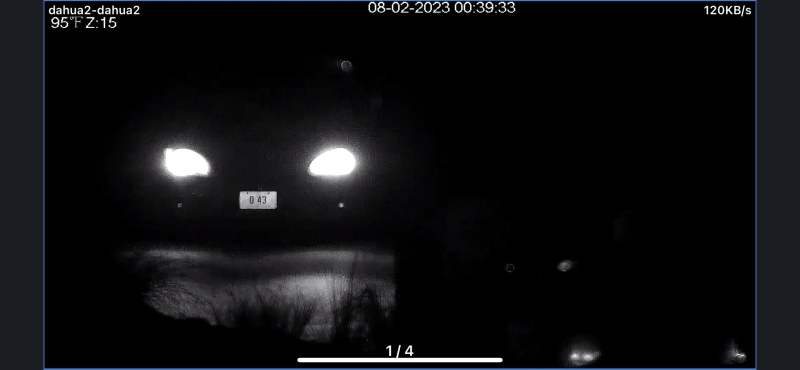
#> input picture carro01.jpeg, 1600 x 739 px (shown at 1/2 size)
$ jupyter execute --allow-errors SmartCity.ipynb   (shell and % lines are left out)   (older library calls are emulated)
#> lines starting #> are read from the running program, lines starting #| are printed output that depends on the picture; after the words box and inside, x2 and y2 are one past the last pixel; in counts of white or black regions, pixels touching at a corner belong together
<a href="https://colab.research.google.com/github/HyaGo01/smart_city/blob/main/SmartCity.ipynb" target="_parent"></a>

#  Grupo 3: Smart City
Alunos: Hyago Rhenan, Ítalo Huan,  Fernando Cobianchi

**Cenário:** câmeras de segurança noturnas tentam capturar placas de veículos em fuga. As imagens costumam sofrer com baixa iluminação, baixo contraste, ruído de sensor/compressão e borrão de movimento.

**Foco da pesquisa:** comparação entre **Equalização de Histograma global vs. CLAHE** e **Canny vs. Sobel** em condições sub-ótimas.

**Entregas deste notebook:**
1. Diagnóstico do problema/degradação da imagem.
2. Pipeline sugerido e executável.
3. Justificativa técnica das escolhas.
4. Código pronto para Google Colab.

Passo 1: Carregar a imagem

Entrada: imagem noturna de veículo em movimento.

[cell 1]
from IPython.display import Image

Image(filename='carro01.jpeg')

Passo 2: Selecionar a região de interesse

Sempre que possível, recortar a região onde está o veículo ou a placa. Isso reduz interferência do fundo, faróis, postes e outros objetos.

roi = img[y1:y2, x1:x2]

Justificativa: a placa ocupa uma pequena parte da imagem. Trabalhar na imagem inteira pode fazer o algoritmo detectar bordas irrelevantes, como faróis, rodas, postes e sombras.

[cell 2]
import matplotlib.pyplot as plt
import cv2

img = cv2.imread('carro01.jpeg')
#> img is the input picture: shape (739, 1600, 3); mean B, G, R 16.3, 14.7, 14.1

y1, y2 = 350, 450
x1, x2 = 350, 700

img_height, img_width = img.shape[:2]
#> img_height = 739; img_width = 1600
y1 = max(0, y1)
y2 = min(img_height, y2)
#> y2 = 450
x1 = max(0, x1)
x2 = min(img_width, x2)
#> x2 = 700

if y2 > y1 and x2 > x1:
    roi = img[y1:y2, x1:x2]
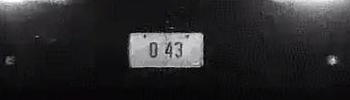
#> roi: shape (100, 350, 3); mean B, G, R 42, 40.3, 40.7
else:
    print("Invalid ROI coordinates, displaying full image.")
    roi = img.copy() # Fallback to full image if ROI is invalid

plt.imshow(cv2.cvtColor(roi, cv2.COLOR_BGR2RGB))
#> (this line was passed over: IPython is not available in this run)
plt.title('Região de Interesse')
#> (this line was passed over: IPython is not available in this run)
plt.axis('off')
#> (this line was passed over: IPython is not available in this run)
#> `equalized = cv2.equalizeHist(gray)`:
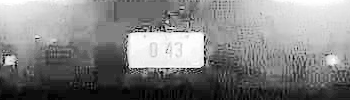
#> equalized: shape (100, 350); min 0, max 255, mean 130.1
#> `contrast_enhanced = clahe.apply(gray)`:
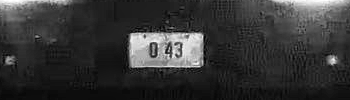
#> contrast_enhanced: shape (100, 350); min 1, max 255, mean 53.5
#> `canny_edges = cv2.Canny(blurred, 50, 150)`:
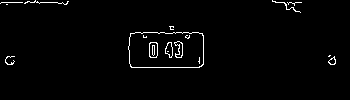
#> canny_edges: shape (100, 350); 1.8% white in thin lines or dots, all inside (x1, y1, x2, y2) = (0, 0, 336, 68)
#> `sobelx = cv2.Sobel(blurred, cv2.CV_64F, 1, 0, ksize=3)`:
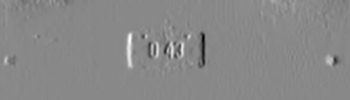
#> sobelx: shape (100, 350) float64; min -441, max 381, mean 0; drawn with min black and max white
#> `sobely = cv2.Sobel(blurred, cv2.CV_64F, 0, 1, ksize=3)`:
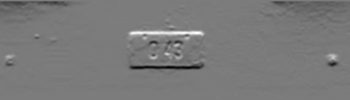
#> sobely: shape (100, 350) float64; min -389, max 409, mean -7; drawn with min black and max white
#> `sobel_edges = cv2.magnitude(sobelx, sobely)`:
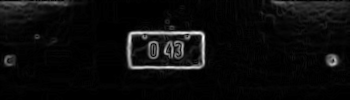
#> sobel_edges: shape (100, 350) float64; min 0, max 441.5, mean 21.4; drawn with min black and max white
plt.show()

Passo 2: Selecionar a região de interesse

Sempre que possível, recortar a região onde está o veículo ou a placa. Isso reduz interferência do fundo, faróis, postes e outros objetos.

Justificativa: a placa ocupa uma pequena parte da imagem. Trabalhar na imagem inteira pode fazer o algoritmo detectar bordas irrelevantes, como faróis, rodas, postes e sombras.

[cell 3]
import cv2
import matplotlib.pyplot as plt

# Ensure roi is not empty
#> (the rest of this cell did not finish here and is left out)
